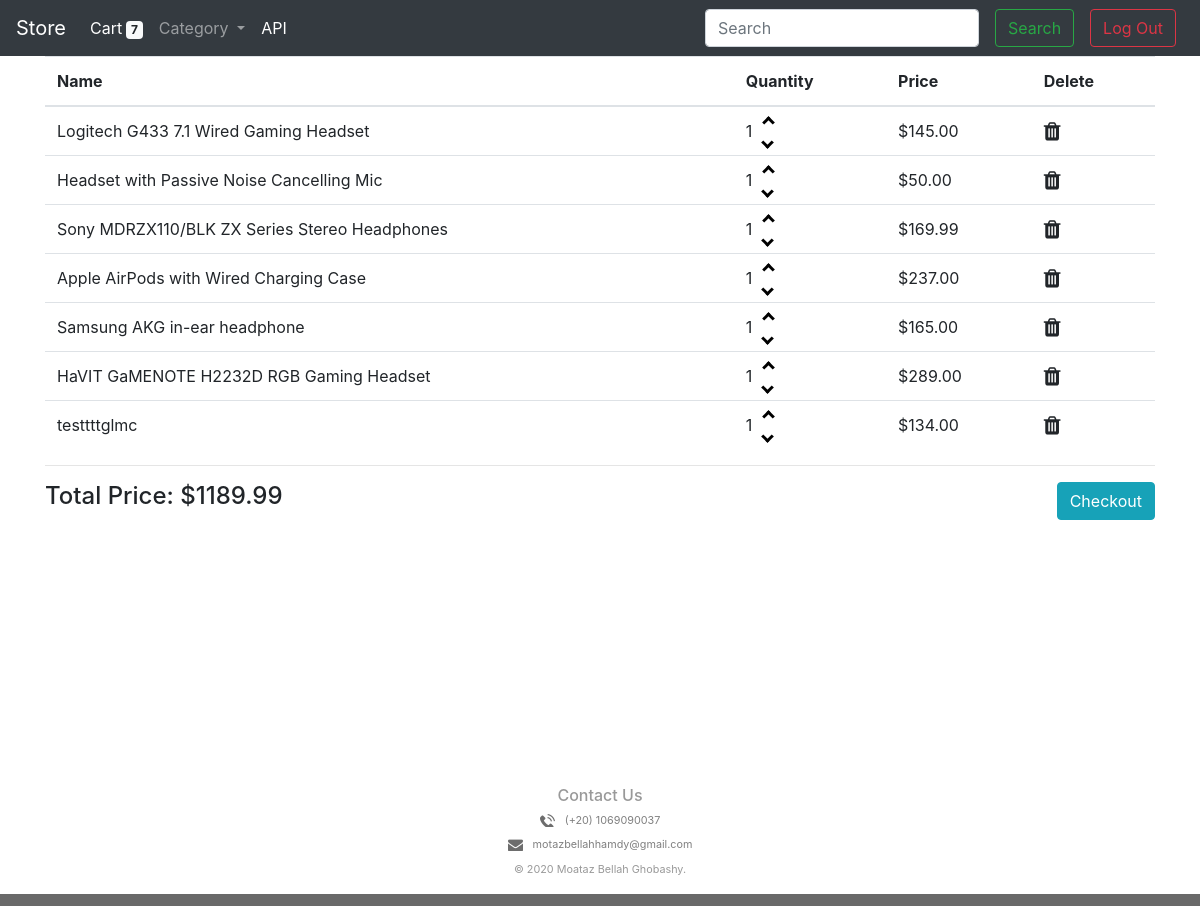
Page /cart (signed in) on the committed database.
### store/models.py (models this page shows, shortened)
class Cart(models.Model):
    product = models.ForeignKey(Product, on_delete=models.CASCADE)
    user = models.ForeignKey(User, on_delete=models.CASCADE)
    quantity = models.IntegerField(default=1, null=True, blank=True)
    @property
    def get_total(self):
        total = self.product.price * self.quantity
        return total

class Product(models.Model):
    name = models.CharField(max_length=64)
    description = models.TextField()
    price = models.FloatField(default=0.0)
    image1 = models.ImageField()
    image2 = models.ImageField(blank=True, null=True)
    image3 = models.ImageField(blank=True, null=True)
    image4 = models.ImageField(blank=True, null=True)
    category = models.ForeignKey(Category, on_delete=models.CASCADE)

### store/views.py (the view)
# urls.py: path("cart", views.cart_view, name="cart"),
def cart_view(request):
    if request.user.is_authenticated:
        items_in_cart = Cart.objects.filter(user=request.user)
        total = sum((i.get_total for i in items_in_cart), 0)
        category = Category.objects.all()
        context = {
            "no_of_items": len(items_in_cart),
            'products': items_in_cart,
            "category": category,
            "total": total,
        }
        return render(request, 'store/cart.html', context)
    else:
        messages.info(request, "Please log in to view the cart")
        return redirect('login')

### store/templates/store/cart.html (shortened to what this page needs)
{% extends "store/layout.html" %}
{% load static %}
{% block content %}
    <div class="container cart-checkout">
    {% if no_of_items %}
        <table class="table">
            <thead>
            <tr>
              <th>Name</th>
              <th>Quantity</th>
              <th>Price</th>
              <th>Delete</th>
            </tr>
            </thead>
            <tbody id="table-content">
              {% for i in products %}
                  <tr id={{i.id}}>
                    <td>{{ i.product.name }}</td>
                    <td id={{i.id}}>
                        <span>{{ i.quantity }}</span>
                        <a><i id="up" class="arrow up"></i></a>
                        <a><i id="down" class="arrow down"></i></a>
                    </td>
                    <td>${{ i.get_total|floatformat:"2" }}</td>
                    <td><a id="del" class="fa fa-trash fa-lg"></a></td>
                  </tr>
              {% endfor %}
            </tbody>
            </table>
            <hr>
        {% else %}
            <h4 class="my-4">Your cart is empty</h4>
        {% endif %}
        <div>
            <h4 class="float-left">Total Price: $<span id="total-price">{{total|floatformat:"2"}}</span></h4>
            <a  type="button" class="btn btn-info float-right" href="{% url 'shipping_checkout' %}">Checkout</a>
        </div>
        </div>
{% endblock content %}

### store/static/style.css (style rules this page uses)
* { box-sizing: border-box; }
.arrow { border: solid black; border-width: 0 3px 3px 0; display: inline-block; padding: 3px; }
.up { transform: rotate(-135deg); -webkit-transform: rotate(-135deg); position:relative; bottom:10px; left:7px; }
.down { transform: rotate(45deg); -webkit-transform: rotate(45deg); position:relative; bottom:-10px; left:-7px; }

### rows in the picture
Cart: product.name "Logitech G433 7.1 Wired Gaming Headset", quantity "1", get_total "145.00"
Cart: product.name "Headset with Passive Noise Cancelling Mic", quantity "1", get_total "50.00"
Cart: product.name "Sony MDRZX110/BLK ZX Series Stereo Headphones", quantity "1", get_total "169.99"
Cart: product.name "Apple AirPods with Wired Charging Case", quantity "1", get_total "237.00"
Cart: product.name "Samsung AKG in-ear headphone", quantity "1", get_total "165.00"
Cart: product.name "HaVIT GaMENOTE H2232D RGB Gaming Headset", quantity "1", get_total "289.00"
Cart: product.name "testtttglmc", quantity "1", get_total "134.00"

### other values in the picture
{{ no_of_items }} "7"
{{ total|floatformat:"2" }} "1189.99"
